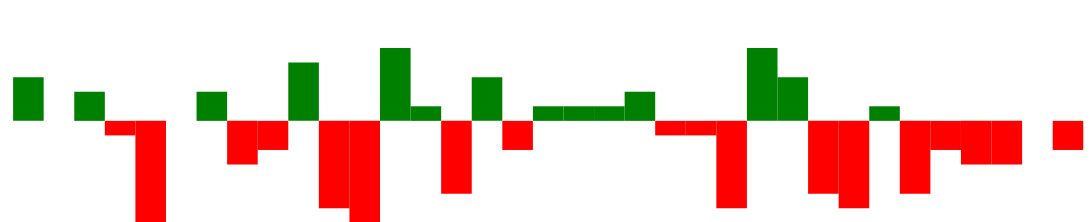

Describe this chart as a Vega-Lite specification.
### Vega specification from a JSON file in a GitHub repository (floating-point values rounded to 4 significant figures)
{"$schema": "https://vega.github.io/schema/vega/v5.json", "width": 250, "height": 40, "padding": 0, "data": [{"name": "table", "values": [{"game": "g1", "diff": 3}, {"game": "g2", "diff": 0}, {"game": "g3", "diff": 2}, {"game": "g4", "diff": -1}, {"game": "g5", "diff": -7}, {"game": "g6", "diff": 0}, {"game": "g7", "diff": 2}, {"game": "g8", "diff": -3}, {"game": "g9", "diff": -2}, {"game": "g10", "diff": 4}, {"game": "g11", "diff": -6}, {"game": "g12", "diff": -7}, {"game": "g13", "diff": 5}, {"game": "g14", "diff": 1}, {"game": "g15", "diff": -5}, {"game": "g16", "diff": 3}, {"game": "g17", "diff": -2}, {"game": "g18", "diff": 1}, {"game": "g19", "diff": 1}, {"game": "g20", "diff": 1}, {"game": "g21", "diff": 2}, {"game": "g22", "diff": -1}, {"game": "g23", "diff": -1}, {"game": "g24", "diff": -6}, {"game": "g25", "diff": 5}, {"game": "g26", "diff": 3}, {"game": "g27", "diff": -5}, {"game": "g28", "diff": -6}, {"game": "g29", "diff": 1}, {"game": "g30", "diff": -5}, {"game": "g31", "diff": -2}, {"game": "g32", "diff": -3}, {"game": "g33", "diff": -3}, {"game": "g34", "diff": 0}, {"game": "g35", "diff": -2}]}], "signals": [{"name": "tooltip", "value": {}, "on": [{"events": "rect:mouseover", "update": "datum"}, {"events": "rect:mouseout", "update": "{}"}]}], "scales": [{"name": "xscale", "type": "band", "domain": {"data": "table", "field": "game"}, "range": "width", "padding": 0.05, "round": true}, {"name": "yscale", "domain": {"data": "table", "field": "diff"}, "nice": true, "range": "height"}], "axes": [{"orient": "bottom", "scale": "xscale", "labels": false, "ticks": false}, {"orient": "right", "scale": "yscale", "labels": false, "ticks": false}], "marks": [{"type": "rect", "from": {"data": "table"}, "encode": {"enter": {"x": {"scale": "xscale", "field": "game"}, "width": {"scale": "xscale", "band": 1}, "y": {"scale": "yscale", "field": "diff"}, "y2": {"scale": "yscale", "value": 0}, "fill": [{"test": "datum.diff > 0", "value": "green"}, {"value": "red"}]}, "update": {"fill": [{"test": "datum.diff > 0", "value": "green"}, {"value": "red"}]}, "hover": {"fill": {"value": "black"}}}}, {"type": "text", "encode": {"enter": {"align": {"value": "center"}, "baseline": {"value": "bottom"}, "fill": {"value": "#333"}}, "update": {"x": {"scale": "xscale", "signal": "tooltip.game", "band": 0.5}, "y": {"scale": "yscale", "signal": "tooltip.diff", "offset": 0.05}, "text": {"signal": "tooltip.diff"}, "fillOpacity": [{"test": "datum === tooltip", "value": 0}, {"value": 1}]}}}], "config": {}}
